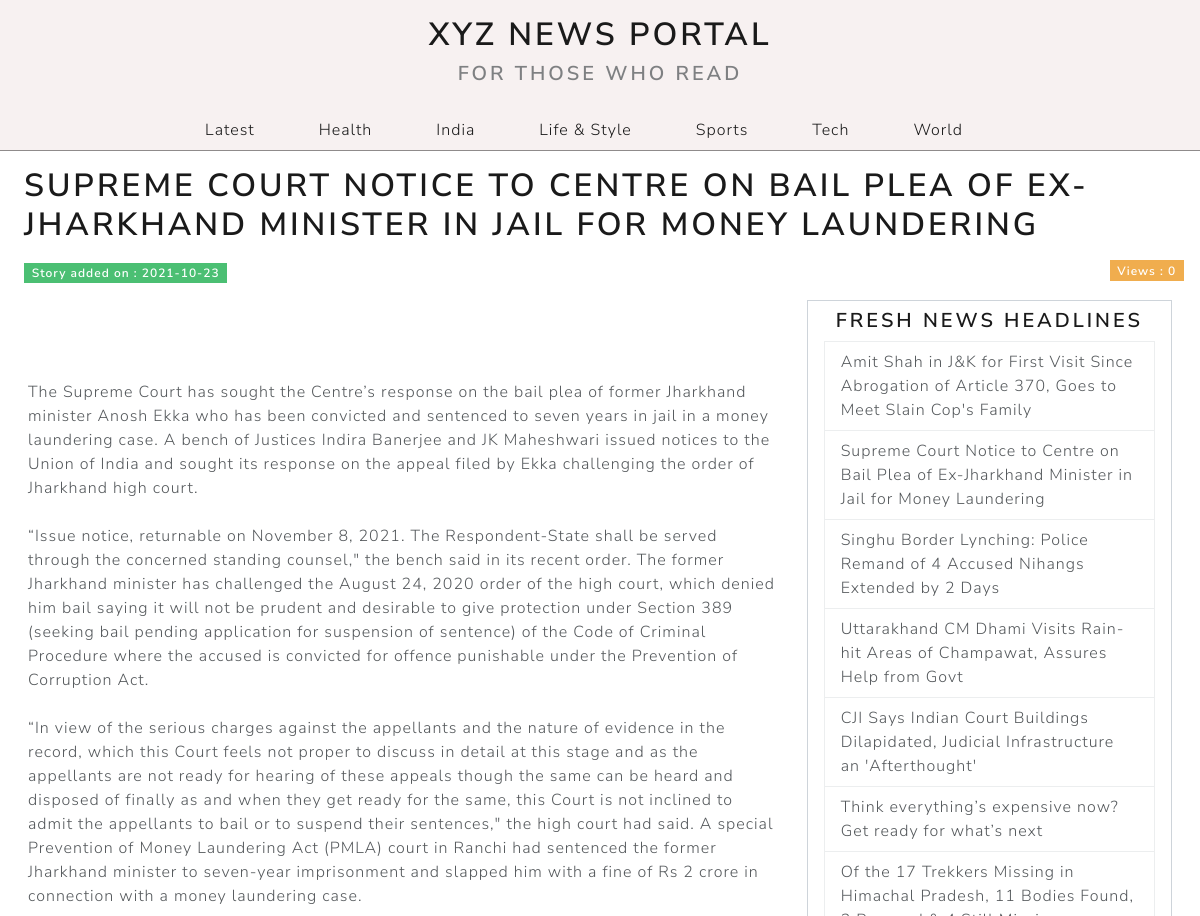
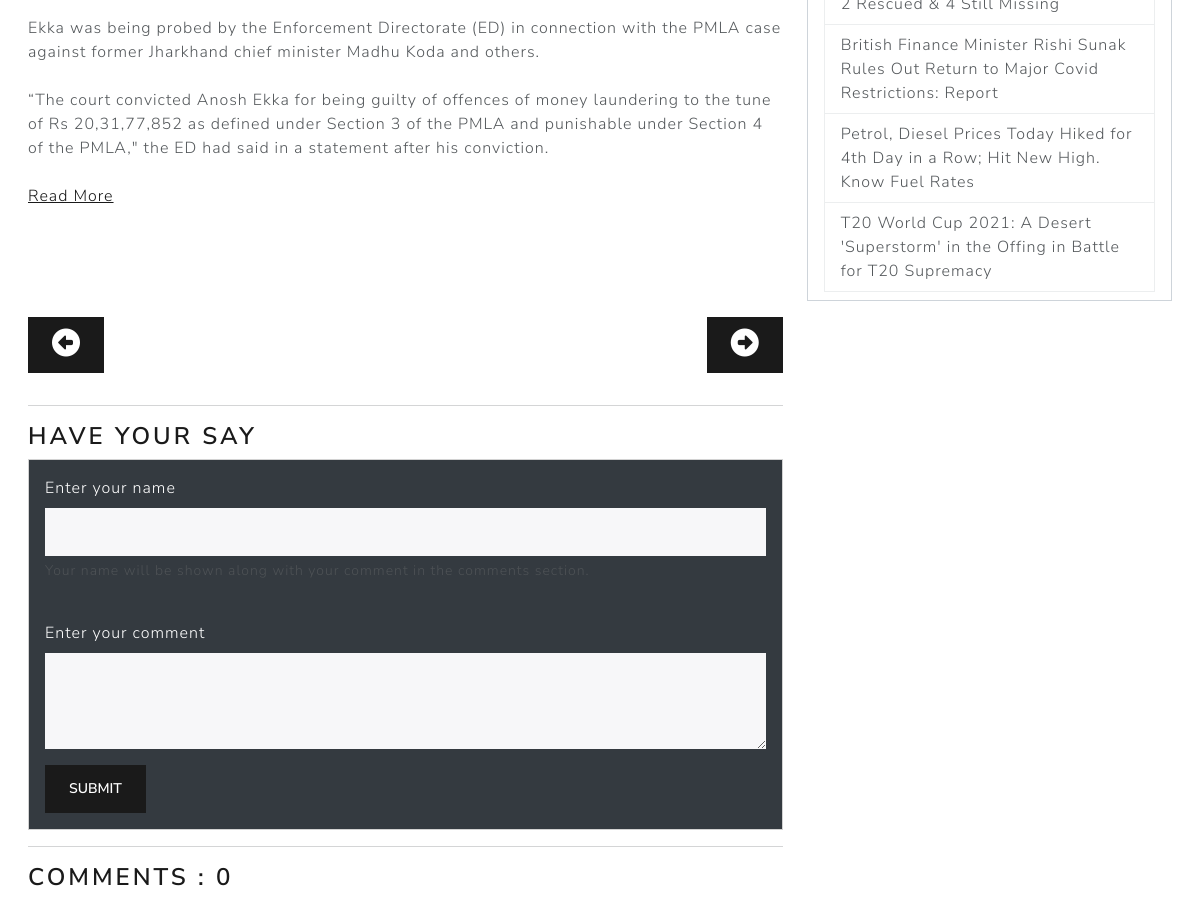
The page /post.php?id=18 on the database its author committed (2 pictures, top to bottom).
### tables this page shows
CREATE TABLE `article` (
  `article_id` int(11) NOT NULL,
  `article_title_img` text NOT NULL,
  `article_title` text NOT NULL,
  `article_category` text NOT NULL,
  `article_desc` text NOT NULL,
  `article_visit` int(11) NOT NULL DEFAULT 0,
  `admin_id` int(11) NOT NULL,
  `article_img1` text DEFAULT '',
  `article_img2` text DEFAULT '',
  `article_img3` text DEFAULT '',
  `article_status` int(11) NOT NULL DEFAULT 1,
  `article_date` date NOT NULL DEFAULT current_timestamp()
);

### post.php (the view, shortened to what this page needs)
<?php
    require('./config/db.php');
    $id = mysqli_real_escape_string($conn, $_GET['id']);
    $query = 'select * from article where article_id='.$id;
    $query_titles = "SELECT * FROM article WHERE article_status = 1 ORDER BY article_id DESC LIMIT 10";
    $query_allCategories = "select distinct article_category from article order by article_category";
    $query_comments = "select * from comment where (article_id = '$id' and comment_status = '1') order by comment_id desc";
    $results = mysqli_query($conn,$query);
    $results_titles = mysqli_query($conn,$query_titles);
    $results_allCategories = mysqli_query($conn,$query_allCategories);
    $results_comments = mysqli_query($conn,$query_comments);
    $post = mysqli_fetch_assoc($results);
    $titles = mysqli_fetch_all($results_titles,MYSQLI_ASSOC);
    $allCategories = mysqli_fetch_all($results_allCategories,MYSQLI_ASSOC);
    $comments = mysqli_fetch_all($results_comments,MYSQLI_ASSOC);
    $next = mysqli_fetch_assoc(mysqli_query($conn,"select min(article_id) from article where article_id>$id"));
    $previous = mysqli_fetch_assoc(mysqli_query($conn,"select max(article_id) from article where article_id<$id"));
?>
<!DOCTYPE html>
<html lang="en">
<head>
    <link rel="stylesheet" href="css/main.css">
    <link rel="stylesheet" href="https://bootswatch.com/5/lux/bootstrap.css">
    <link rel="stylesheet" href="./css/post.css">
</head>
<body>
    <div class="header">
        <div class="container-fluid">
            <a href="index.php" id="banner">
                <div id="banner" class="text-center py-3">
                    <h1>XYZ News Portal</h1>
                    <h4 class="text-muted">For those who read</h4>
                </div>
            </a>
            <div class="container-md">
                <ul class="nav nav-pills justify-content-center">
                    <li class="nav-item">
                    <a class="nav-link" href="index.php">Latest</a>
                    </li>
                    <?php foreach($allCategories as $cat): ?>
                        <li class="nav-item">
                        <a class="nav-link" href="categorizedPosts.php?category=<?php echo $cat['article_category']; ?>"><?php echo $cat['article_category']; ?></a>
                        </li>
                    <?php endforeach; ?>
                </ul>
            </div>
        </div>
    </div>
    <div class="main-content container-lg-12 mx-3">
        <h1 class="mx-2 pt-3"> <?php echo $post['article_title']; ?></h1>
        <div class="container-lg-12 main-container mx-0">
            <div class="row my-3">
                <div class="col-sm-6">
                    <span class="mx-2 badge bg-success">Story added on : <?php echo $post['article_date'];?></span>
                </div>
                <div class="col-sm-6">
                    <span style="float:right;" class="mx -2 badge bg-warning">Views : <?php echo $post['article_visit'];?></span>
                </div>
            </div>
            <div class="row mx-0 my-3">
                <div class="col-lg-8 my-2">
                    <div class="text-center mb-5"><img src="admin/assets/upload/article/<?php echo $post['article_title_img']?>" alt="" class="img-fluid"></div>
                    <p><?php echo $post['article_desc'] ; ?></p>
                </div>
                <div class="col-lg-4 mx-auto">
                    <div class=" border border-secondary search-box p-2">
                        <h4 class="text-center">Fresh News headlines</h4>
                        <div class="list-group mx-2">
                        <?php foreach($titles as $title) : ?>
                        <a href="post.php?id=<?php echo $title['article_id']; ?>" class="list-group-item list-group-item-action news-headline-links"><?php echo $title['article_title'];?></a>
                        <?php endforeach; ?>
                        </div>
                    </div>
                </div>
            </div>
            <div class="row mx-0 my-3">
                <div class="col-md-8">
                    <div class="row">
                        <div class="col-sm-6">
                            <?php if($previous['max(article_id)'] != NULL):?>
                                <a href="post.php?id=<?php echo $previous['max(article_id)'];?>"><button type="button" class="btn btn-primary" id="previous-btn"><i class="fas fa-2x fa-arrow-alt-circle-left"></i></button></a>
                            <?php endif;?>
                        </div>
                        <div class="col-sm-6">
                            <?php if($next['min(article_id)'] != NULL):?>
                                <a href="post.php?id=<?php echo $next['min(article_id)'];?>"><button style="float:right;" type="button" class="btn btn-primary" id="previous-btn"><i class="fas fa-2x fa-arrow-alt-circle-right"></i></button></a>
                            <?php endif;?>
                        </div>
                    </div>
                </div>
            </div>
            <div class="row mx-0 my-3">
                <div class="col-md-8">
                    <hr>
                    <h3>Have your say</h3>
                     <div class="card">
                        <div class="card-body text-white bg-dark">
                            <form action="<?php $_SERVER['PHP_SELF'];?>" method="post">
                                <div class="mb-3">
                                    <label for="inputName" class="form-label">Enter your name</label>
                                    <input type="text" class="form-control" name="commenter_name" id="inputName" aria-describedby="emailHelp">
                                    <div id="emailHelp" class="form-text">Your name will be shown along with your comment in the comments section.</div>
                                </div>
                                <div class=" mb-3 form-group">
                                <label for="exampleTextarea" class="form-label mt-4">Enter your comment</label>
                                <textarea class="form-control" name="comment" id="exampleTextarea" rows="3"></textarea>
                                </div>
                                <button type="submit" name="submit" class="btn btn-primary">Submit</button>
                            </form>
                        </div>
                     </div>
                     <hr>
                    <h3>Comments : <?php echo count($comments);?></h3>
                </div>
            </div>
        </div>
    </div>
</body>
</html>

### css/main.css (style rules this page uses)
body { background-color: #eee; }
.header { background-color: rgba(247, 241, 241, 0.986); border-bottom: 1px solid rgba(0, 0, 0, 0.425); }
.search-box { position: -webkit-sticky; position: sticky; top: 10px; }
#banner { text-decoration: none; }

### css/post.css (style rules this page uses)
body { overflow-x: hidden; transition: all ease-in-out 1s; }

### rows shown on the page
article: article_title "SUPREME COURT NOTICE TO CENTRE ON BAIL PLEA OF EX-JHARKHAND MINISTER IN JAIL FOR MONEY LAUNDERING", article_date "2021-10-23", article_visit "0", article_desc "The Supreme Court has sought the Centre’s response on the bail plea of former Jharkhand minister Anosh Ekka who has been convicted and sentenced to seven years in jail in a money laundering case. A bench of Justices Indira Banerjee and JK Maheshwari issued notices to the Union of India and sought its response on the appeal filed by Ekka challenging the order of Jharkhand high court. “Issue notice, returnable on November 8, 2021. The Respondent-State shall be served through the concerned standing counsel,\" the bench said in its recent order. The former Jharkhand minister has challenged the August 24, 2020 order of the high court, which denied him bail saying it will not be prudent and…", article_title "Supreme Court Notice to Centre on Bail Plea of Ex-Jharkhand Minister in Jail for Money Laundering"
article: article_title "Amit Shah in J&K for First Visit Since Abrogation of Article 370, Goes to Meet Slain Cop's Family"
article: article_title "Singhu Border Lynching: Police Remand of 4 Accused Nihangs Extended by 2 Days"
article: article_title "Uttarakhand CM Dhami Visits Rain-hit Areas of Champawat, Assures Help from Govt"
article: article_title "CJI Says Indian Court Buildings Dilapidated, Judicial Infrastructure an 'Afterthought'"
article: article_title "Think everything’s expensive now? Get ready for what’s next"
article: article_title "Of the 17 Trekkers Missing in Himachal Pradesh, 11 Bodies Found, 2 Rescued & 4 Still Missing"
article: article_title "British Finance Minister Rishi Sunak Rules Out Return to Major Covid Restrictions: Report"
article: article_title "Petrol, Diesel Prices Today Hiked for 4th Day in a Row; Hit New High. Know Fuel Rates"
article: article_title "T20 World Cup 2021: A Desert 'Superstorm' in the Offing in Battle for T20 Supremacy"

### other values the page prints
$cat['article_category'] "Health"
$cat['article_category'] "India"
$cat['article_category'] "Life & Style"
$cat['article_category'] "Sports"
$cat['article_category'] "Tech"
$cat['article_category'] "World"
count($comments) "0"
